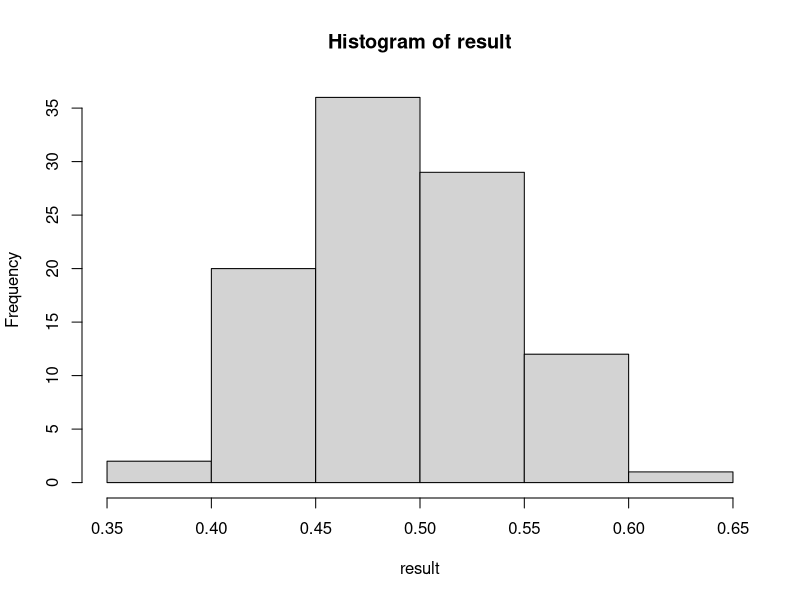

Generate this figure with R:
## ---- chunk 1
knitr::opts_chunk$set(echo = TRUE)

moeda <- function(p){
  if(p>runif(1)){
    1
  }else{
    0
  }
}

moedas <- function(n,p){
  vec <- numeric(length(n))
  for(n in seq(1:n)){
     vec[n] <- moeda(p)
  }
  return(vec)
}

proporcao <- function(resultados){
  sum(resultados)/length(resultados)
}

simulacao <- function(k,n,p){
  sim <- numeric(length(k))
  for(k in seq(1:k)){
    lanc <- moedas(n,p)
    sim[k] <- proporcao(lanc)
  }
  sim
}

moedas(100,.5)
result <- simulacao(100,100,.5)
## ---- chunk 2
hist(result)
